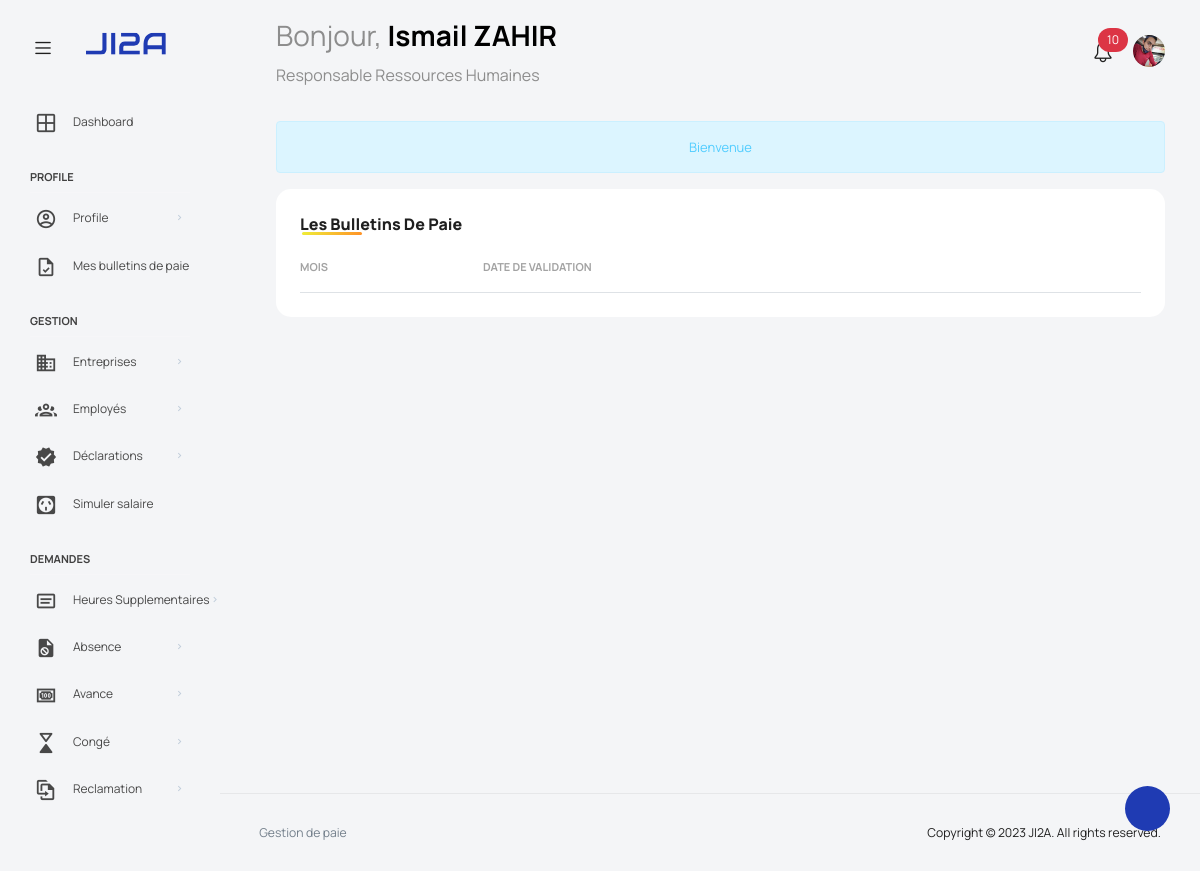
/views/view_bulletins (signed in), run on an earlier commit of the app's database.
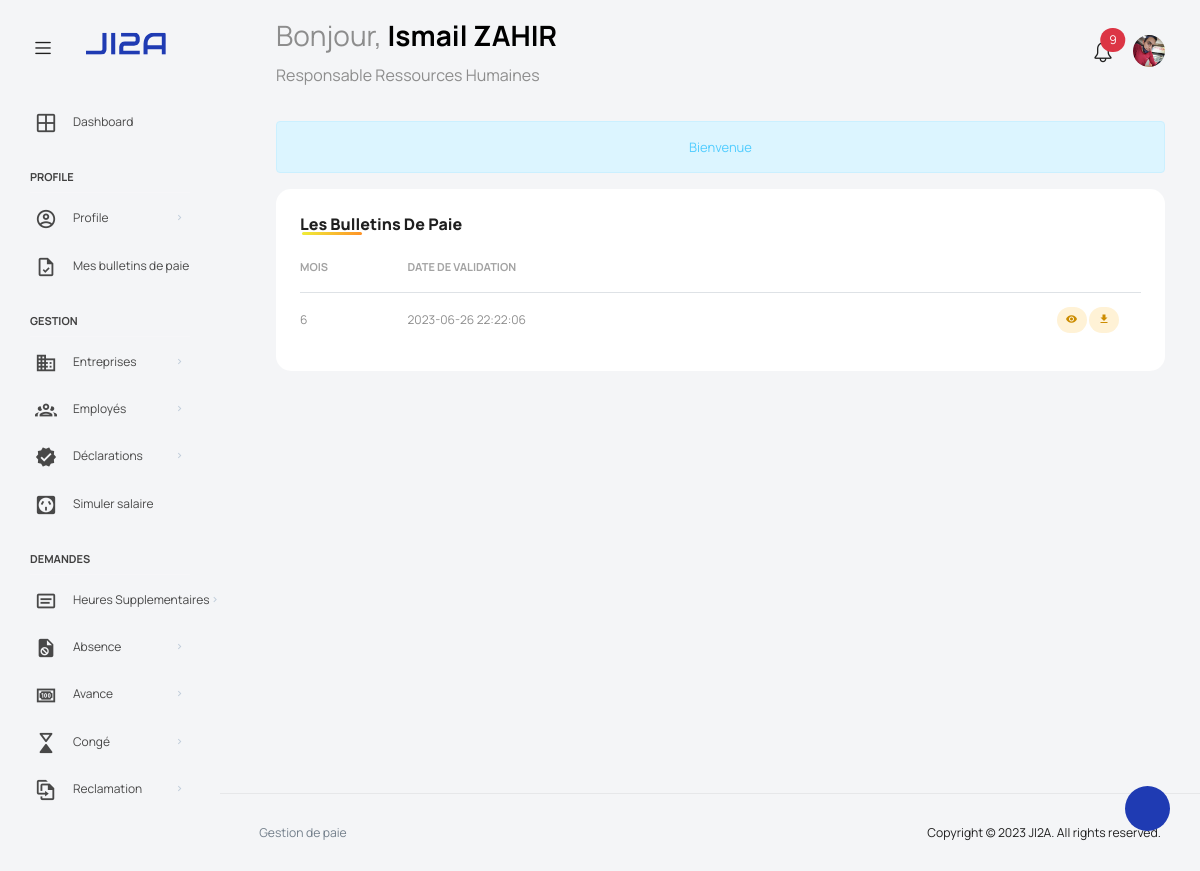
And on a later commit of the database.
### tables this page shows
CREATE TABLE `bulletins` (
  `idBulletin` int NOT NULL,
  `mois` int NOT NULL,
  `bulletin` varchar(120) NOT NULL,
  `idEmploye` int NOT NULL,
  `createdAt` datetime DEFAULT CURRENT_TIMESTAMP
);

### scripts/employe.inc.php (called while the page is built, shortened)
<?php
  function getNotifications ($id)
  {
    require 'connect.php';
    $stm = $pdo->prepare("SELECT * FROM reclamation NATURAL JOIN employe
                          WHERE status = 'En cours' AND responsable = ?
                          ORDER BY dateReclamation DESC");
    $stm->execute([$id]);
    return $stm->fetchAll(PDO::FETCH_ASSOC);
  }
  function getBulletinsEmploye ($idEmploye)
  {
    require 'connect.php';
    $stm = $pdo->prepare("SELECT * FROM bulletins WHERE idEmploye = ?
                          ORDER BY createdAt, mois DESC");
    $stm->execute([$idEmploye]);
    return $stm->fetchAll(PDO::FETCH_ASSOC);
  }

### views/view_bulletins.php (the view, shortened to what the changed rows need)
<?php
  require_once '../scripts/employe.inc.php';
  $bulletins = getBulletinsEmploye ($_SESSION['auth']['idEmploye']);
?>
<!DOCTYPE html>
<html lang="en">
<head>
</head>
<body>
  <div class="container-scroller">
    <?php include('partials/_navbar.php'); ?>
    <div class="container-fluid page-body-wrapper">
      <div class="main-panel">
        <div class="content-wrapper">
          <div class="row">
            <div class="col-sm-12">
              <div class="home-tab">
                <div class="row flex-grow">
                  <div class="col-12 grid-margin stretch-card">
                    <div class="card card-rounded">
                      <div class="card-body">
                        <div class="table-responsive  mt-1">
                          <table class="table select-table" id="table">
                            <thead>
                              <tr>
                                <th>Mois</th>
                                <th>Date de validation</th>
                                <th></th>
                              </tr>
                            </thead>
                            <tbody >
                              <?php foreach ($bulletins as $bulletin): ?>
                              <tr>
                                <td><?php echo $bulletin['mois']; ?></td>
                                <td><?php echo $bulletin['createdAt']; ?></td>
                                <td align="right">
                                  <form action="../scripts/entreprise.php" method="post">
                                    <label class="badge badge-opacity-warning" role="button" for="btnradio1<?php echo $bulletin['idBulletin']; ?>" title="Afficher"><i class="mdi mdi-eye"></i></label>
                                    <label class="badge badge-opacity-warning" role="button" for="btnradio2<?php echo $bulletin['idBulletin']; ?>" title="Afficher"><i class="mdi mdi-download"></i></label>
                                  </form>
                                </td>
                              </tr>
                              <?php endforeach; ?>
                            </tbody>
                          </table>
                        </div>
                      </div>
                    </div>
                  </div>
                </div>
              </div>
            </div>
          </div>
        </div>
      </div>
    </div>
  </div>
</body>
</html>

### views/partials/_navbar.php (shortened to what the changed rows need)
<nav class="navbar default-layout col-lg-12 col-12 p-0 fixed-top d-flex align-items-top flex-row">
  <?php
    if (isset($_SESSION['admin']))
    {
      $user = $_SESSION['admin'];
      $user['poste'] = "Espace Administrateur";
    }
    else $user = $_SESSION['auth'];
  ?>
  <div class="navbar-menu-wrapper d-flex align-items-top">
    <ul class="navbar-nav">
      <li class="nav-item font-weight-semibold d-none d-lg-block ms-0">
        <h1 class="welcome-text">Bonjour, <span class="text-black fw-bold"><?php echo $user['prenom']." ".$user['nom']; ?></span></h1>
      </li>
    </ul>
    <ul class="navbar-nav ms-auto">
    <?php
      if (isset($_SESSION['auth'])):
      require_once '../scripts/employe.inc.php';
      $notifications = getNotifications($user['idEmploye']);
    ?>
      <li class="nav-item dropdown ">
        <a class="nav-link count-indicator" id="notificationDropdown" href="#" data-bs-toggle="dropdown">
          <i class="icon-bell"></i>
          <span class="position-absolute top-0 start-100 translate-middle badge rounded-pill bg-danger">
          <?php echo count($notifications); ?>
          </span>
        </a>
      </li>
      <?php endif; ?>
    </ul>
  </div>
</nav>

What changed in the data, as far as the page shows it:
added bulletins: mois "6", createdAt "2023-06-26 22:22:06"
Also different on the page:
count($notifications): "10" → "9"
